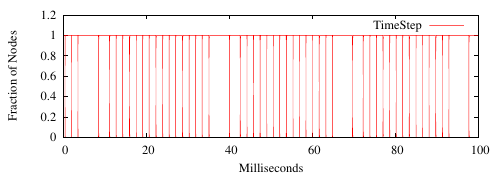

Source code (gnuplot):
reset
#set term mp color psnfss
#set output 'rhod_16k_timing_wide.mp'
set size 1,0.5
set term postscript eps color blacktext solid font "TimesRoman" 18
set output 'rhod_16k_timing_wide.eps'
set key inside horizontal
set xlabel 'Milliseconds'
set ylabel 'Fraction of Nodes'
set yrange [0:1.2]
set xrange [0:100]
#set title 'Rhodopsin on 16,384 nodes' offset 0,-3
toff=9.83409e11
vdelta=0.00
nmax=6

plot 'rhod_16k_timing_20060726.dat' index 1 using (($2-toff)/0.7e6):($3+nmax*vdelta) title 'TimeStep' with lines
set output
set term win
